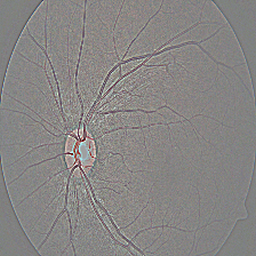
#> input picture Dataset/Healthy/Healthy_1000.png, 256 x 256 px, found by its file name; its folder holds only this picture in this run
$ jupyter execute --allow-errors Assignment2.ipynb   (older library calls are emulated)
#> lines starting #> are read from the running program, lines starting #| are printed output that depends on the picture; long printed decimals are rounded
[cell 1]
import os
import cv2
import numpy as np

DATA_DIR = "/Users/samreddyvarunreddy/Desktop/datamining/Dataset"

def load_image_paths(data_dir):
    image_paths = []
    labels = []
    for class_name in sorted(os.listdir(data_dir)):
        class_path = os.path.join(data_dir, class_name)
        if not os.path.isdir(class_path):
            continue
        for file_name in os.listdir(class_path):
            if file_name.lower().endswith(('.png')):
                full_path = os.path.join(class_path, file_name)
                image_paths.append(full_path)
                labels.append(class_name)
#> pass 2 of the loop in load_image_paths, `for class_name in sorted(os.listdir(data_dir)):`:

    return np.array(image_paths), np.array(labels)

image_paths, labels = load_image_paths(DATA_DIR)

print(f"Total images loaded: {len(image_paths)}")
print("Classes found:", np.unique(labels))

[cell 2]
IMG_SIZE = (128, 128)
GRID = (4, 4)
BINS = 8

def extract_edge_histogram(image_path):
    img = cv2.imread(image_path)
#> img is the input picture: shape (256, 256, 3); mean B, G, R 132.3, 133.6, 136.1
    img = cv2.resize(img, IMG_SIZE)
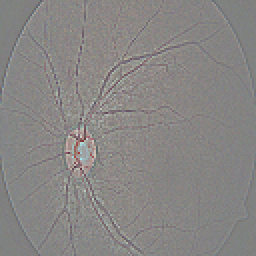
#> img: shape (128, 128, 3) (shown 2 times larger); mean B, G, R 132.5, 133.7, 136.2
    gray = cv2.cvtColor(img, cv2.COLOR_BGR2GRAY)
    gx = cv2.Sobel(gray, cv2.CV_32F, 1, 0, ksize=3)
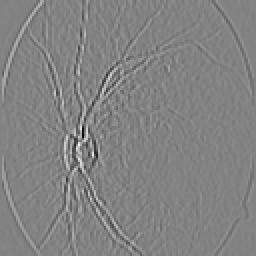
#> gx: shape (128, 128) float32 (shown 2 times larger); min -358, max 340, mean 0; drawn with min black and max white
    gy = cv2.Sobel(gray, cv2.CV_32F, 0, 1, ksize=3)
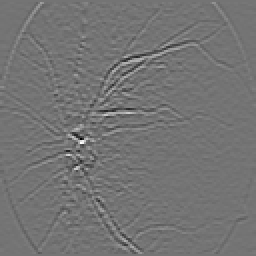
#> gy: shape (128, 128) float32 (shown 2 times larger); min -312, max 373, mean 0; drawn with min black and max white
    mag, ang = cv2.cartToPolar(gx, gy, angleInDegrees=True)
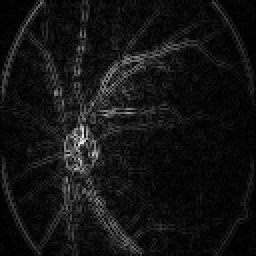
#> mag: shape (128, 128) float32 (shown 2 times larger); min 0, max 384.4, mean 28.9; drawn with min black and max white
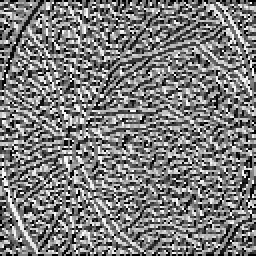
#> ang: shape (128, 128) float32 (shown 2 times larger); min 0, max 359.3, mean 175; drawn with min black and max white
    ang = np.mod(ang, 180)
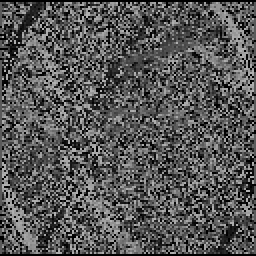
#> ang: shape (128, 128) float32 (shown 2 times larger); min 0, max 179.4, mean 85.4
    h, w = gray.shape
#> h = 128; w = 128
    grid_x, grid_y = GRID
    cell_h = h // grid_y
#> cell_h = 32
    cell_w = w // grid_x
#> cell_w = 32
    histogram = []
    for j in range(grid_y):
        for i in range(grid_x):
            y_start = j * cell_h
            y_end   = (j+1) * cell_h
            x_start = i * cell_w
            x_end   = (i+1) * cell_w
            cell_angles = ang[y_start:y_end, x_start:x_end].ravel()
            cell_mags   = mag[y_start:y_end, x_start:x_end].ravel()
            hist, _ = np.histogram(cell_angles,bins=BINS,range=(0,180),weights=cell_mags)
            histogram.extend(hist)
#> after the loop, histogram = 128 values, max 15207.1 at index 79, min 500.7 at index 125, mean 3702.3
    histogram = np.array(histogram, dtype=np.float32)
    histogram /= (np.linalg.norm(histogram) + 1e-8)
#> histogram = 128 values, max 0.286 at index 79, min 0.00943 at index 125, mean 0.0697
    return histogram

[cell 3]
X = []
for path in image_paths:
    feat = extract_edge_histogram(path)
#> feat has the same summary as histogram in extract_edge_histogram
    X.append(feat)
#> pass 2 of the loop `for path in image_paths:`:
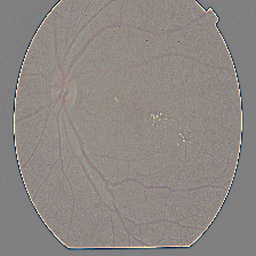
#> input picture Dataset/Mild DR/Mild_DR_103.png, 256 x 256 px, found by its file name
#> in extract_edge_histogram, img is the input picture: shape (256, 256, 3); mean B, G, R 131.6, 135, 141
#> img: shape (128, 128, 3)
#> in extract_edge_histogram (call 2), `mag, ang = cv2.cartToPolar(gx, gy, angleInDegrees=True)`:
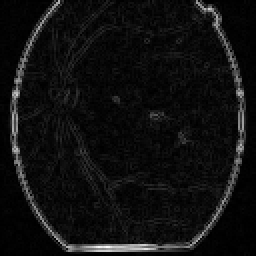
#> mag: shape (128, 128) float32 (shown 2 times larger); min 0, max 374.8, mean 23.9; drawn with min black and max white
#> in extract_edge_histogram (call 2), `ang = np.mod(ang, 180)`:
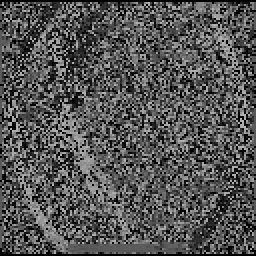
#> ang: shape (128, 128) float32 (shown 2 times larger); min 0, max 179.7, mean 84
#> after the loop in extract_edge_histogram (call 2), `for j in range(grid_y):`: histogram = 128 values, max 15814 at index 108, min 345.4 at index 98, mean 3063.6
#> in extract_edge_histogram (call 2), `histogram /= (np.linalg.norm(histogram) + 1e-8)`: histogram = 128 values, max 0.348 at index 108, min 0.00759 at index 98, mean 0.0673
#> feat has the same summary as histogram in extract_edge_histogram
X = np.array(X, dtype=np.float32)
y = labels.copy()
print("Feature matrix shape:", X.shape)
#| Feature matrix shape: (2, 128)
print("First feature vector length:", len(X[0]))
#| First feature vector length: 128

[cell 4]
print("One sample vector:", X[0][:10])
#| One sample vector: [0.1199  0.1324 0.02639 0.01439 0.0282 0.03681
#|  0.05432  0.07069 0.1033 0.07016]
